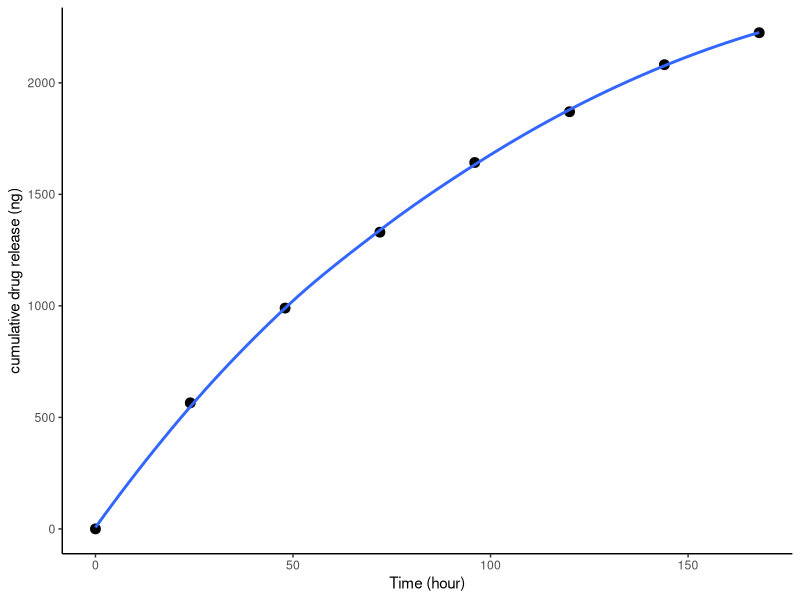
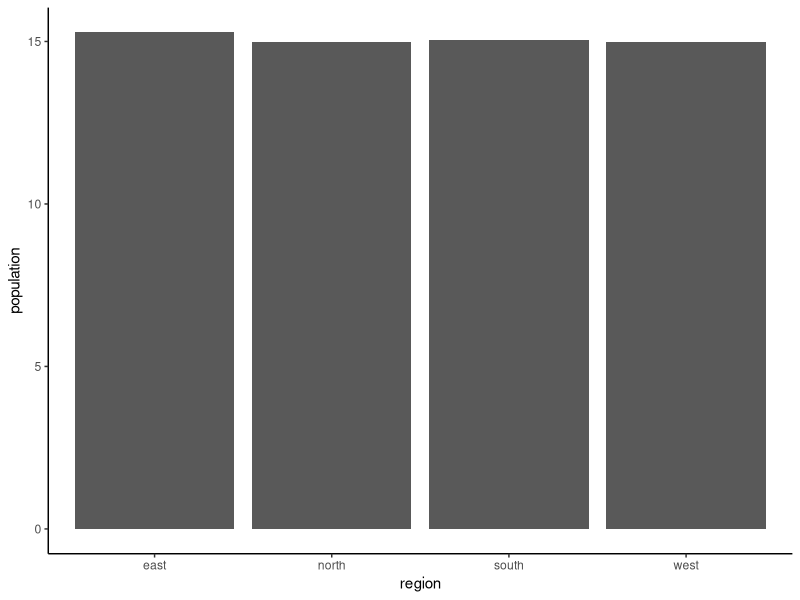
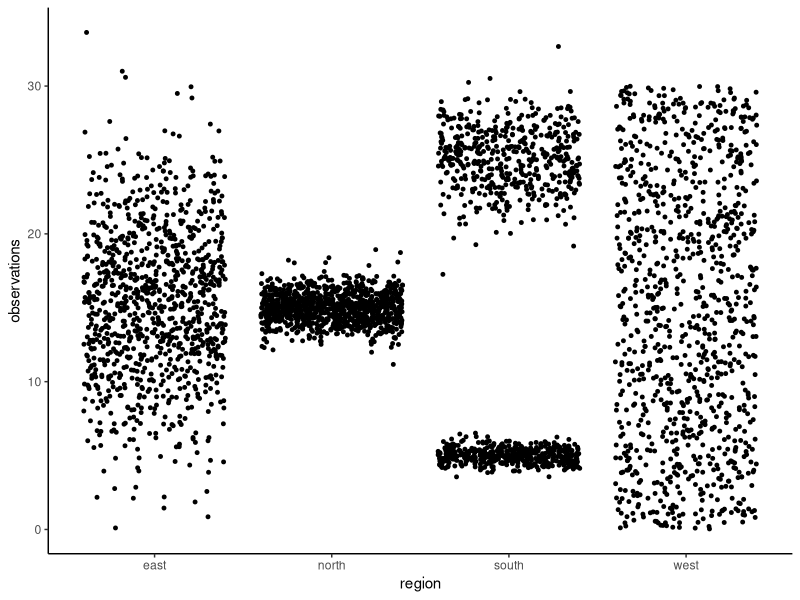

Here is the R script that generated these plots, in order:
setwd("Desktop/Biocomp_tutorial12/")
library(ggplot2)
rm(list = ls())
#1. a scatter plot of those two variables (time and the amount of cumulative drug release)
a <-  read.table("drug_release.txt", header = T, sep = "", stringsAsFactors = F)
head(a)
ggplot(a,aes(x = hours, y = cumulative_drug_release)) +
  geom_point(size = 3) +
  stat_smooth(se=FALSE) +
  xlab("Time (hour)") +
  ylab("cumulative drug release (ng)") +
  theme_classic() +
  theme(legend.title=element_blank())

# 2-1 a barplot of the means of the four populations
b <-  read.table("data.txt", header = T, sep = ",", stringsAsFactors = F)
head(b)
ggplot(b, aes(x = region, y = observations)) +
  stat_summary(fun = mean, geom = "bar") +
  xlab("region") +
  ylab("population") +
  theme_classic()

#2-2 a scatter plot of all of the observations
ggplot(b, aes(x = region, y = observations)) +
  geom_jitter(size = 1)+
  theme_classic()

#2-3 Do the bar and scatter plots tell you different stories? Why?
# Yes. Population for all groups seem to be the same but they are slightly different from scatter plot.
# The reason is that bar plots mainly show the mean values, but less direct for showing the data distribution; instead, scatter plots can directly show the data distribution including outliers, but are hard to see the mean values. 
